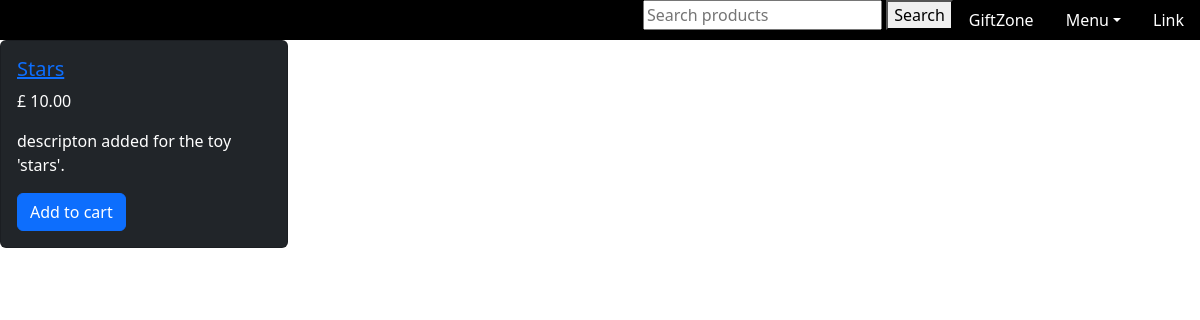
The app's page /, older data.
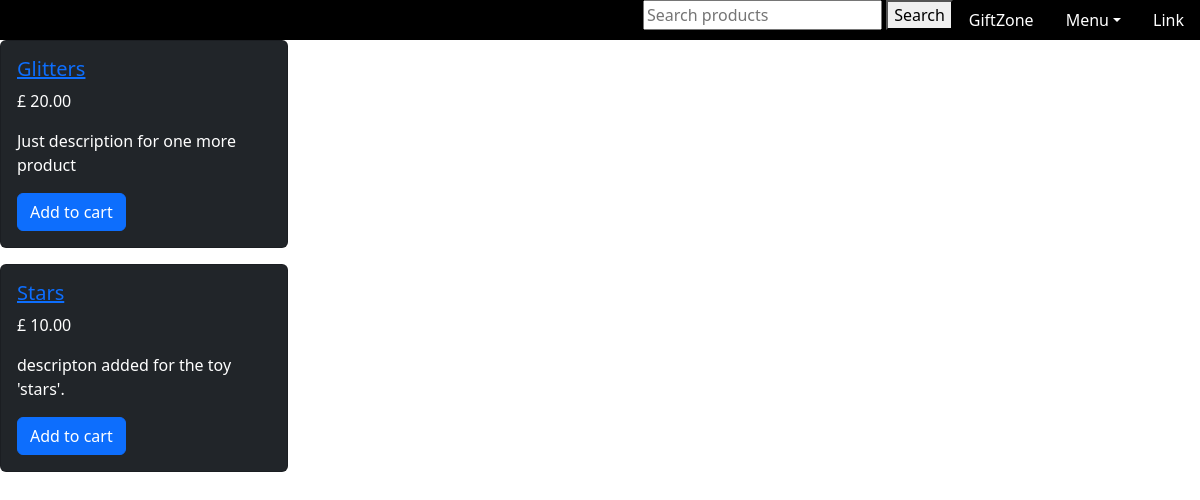
The same page, newer data.
### store/models.py (models this page shows, shortened)
class Product(models.Model):
    category = models.ForeignKey(Category, related_name='products', on_delete=models.CASCADE)
    title = models.CharField(max_length=50)
    slug = models.SlugField(max_length=50)
    description = models.TextField(blank=True)
    price = models.DecimalField(max_digits=10, decimal_places=2)
    created = models.DateTimeField(auto_now_add=True)
    updated = models.DateTimeField(auto_now=True)
    image = models.ImageField(upload_to='uploads/prod_images/', blank=True, null=True)
    class Meta:
        ordering = ('-created',)

### giftzone/views.py (the view)
# urls.py: path('', views.home, name="home"),
def home(request):
    products = Product.objects.all()[0:5]
    return render(request, 'giftzone/home.html', {
        'products': products
    })

### store/templatetags/menu_content.py (called while the page is built)
@register.inclusion_tag('giftzone/menu_content.html')
def menu_content():
    categories = Category.objects.all()
    return {'categories': categories}

### giftzone/templates/giftzone/home.html (shortened to what this page needs)
{% extends 'giftzone/layout.html' %}
{% block content %}
    {% for product in products %}
        <div class="card text-bg-dark mb-3" style="width: 18rem;">
            <div class="card-body">
                    <a href ="{% url 'product_details' product.category.slug product.slug %}">
                        <h5 class="card-title">{{product.title}}</h5>
                    </a>
                    <p class="card-text">£ {{product.price}}</p><p class="card-text">{{product.description}}</p>
                    <a href="{% url 'add_to_cart' product.id %}" class="btn btn-primary">Add to cart</a>
                </div>
        </div>
    {% endfor %}
{% endblock %}

### giftzone/templates/giftzone/layout.html (shortened to what this page needs)
{% load static %}
{% load menu_content %}
<!DOCTYPE html>
<html lang="en">
<head>
    <link href="https://cdn.jsdelivr.net/npm/bootstrap@5.3.0-alpha3/dist/css/bootstrap.min.css" rel="stylesheet">
</head>
<body>
    <ul class="nav justify-content-end bg-black">
        <li class="nav-item">
            <div class="search">
                <form class="form-inline" mehtod="get" action="/search/">
                    <input type="search" name="search_query" placeholder="Search products">
                    <button>Search</button>
                </form>
            </div>
        </li>
        <li class="nav-item">
            <a class="nav-link link text-white" aria-current="page" href="#">GiftZone</a>
        </li>
        <li class="nav-item dropdown">
            <a class="nav-link dropdown-toggle text-white" href="#" id="navbarDropdownMenuLink" role="button" data-bs-toggle="dropdown" aria-expanded="false">Menu</a>
        </li>
        <li class="nav-item">
            <a class="nav-link text-white" href="#">Link</a>
        </li>
    </ul>
    {% block content %}{% endblock %}
</body>
</html>

Row changes from the older to the newer data that the page shows:
added Product: title "Glitters", price "20.00", description "Just description for one more product"
